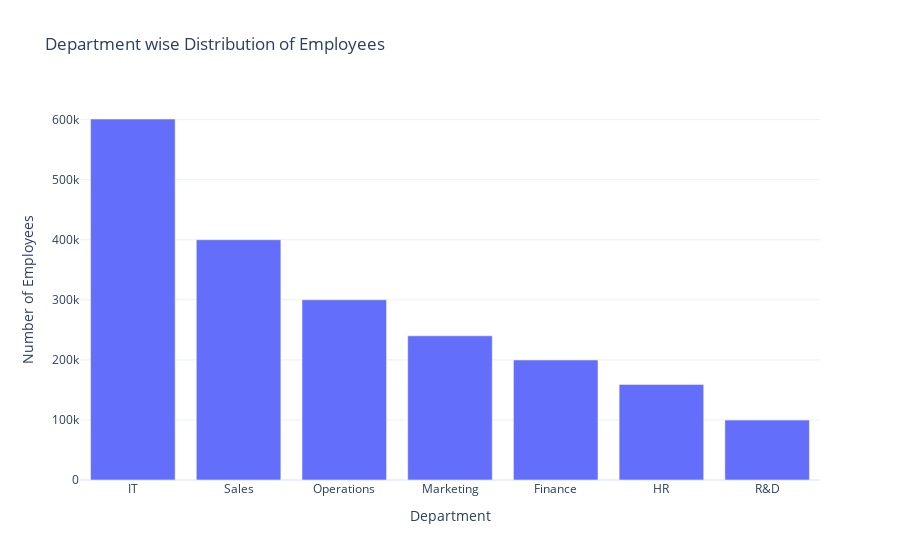

The notebook cell this image was saved under:
### Markdown cell above
**Q2: How many employees are in each department?**

### Code cell
emp_per_dept = df_hr["Department"].value_counts()

# Represting the info:
fig = px.bar(emp_per_dept,
            x = emp_per_dept.index,
            y = emp_per_dept.values,
            labels = {"x": "Department", "y": "Number of Employees"},
            title = "Department wise Distribution of Employees")

fig.show()

### Figure 1 — Plotly figure (JSON) as saved in the notebook; plotly's stock layout.template omitted (floating-point values rounded to 4 significant figures)
{"data": [{"alignmentgroup": "True", "hovertemplate": "Department=%{x}<br>Number of Employees=%{y}<extra></extra>", "legendgroup": "", "marker": {"color": "#636efa", "pattern": {"shape": ""}}, "name": "", "offsetgroup": "", "orientation": "v", "showlegend": false, "textposition": "auto", "type": "bar", "x": ["IT", "Sales", "Operations", "Marketing", "Finance", "HR", "R&D"], "xaxis": "x", "y": [601042, 400031, 300095, 240081, 199873, 159119, 99759], "yaxis": "y"}], "layout": {"barmode": "relative", "legend": {"tracegroupgap": 0}, "title": {"text": "Department wise Distribution of Employees"}, "xaxis": {"anchor": "y", "domain": [0, 1], "title": {"text": "Department"}}, "yaxis": {"anchor": "x", "domain": [0, 1], "title": {"text": "Number of Employees"}}}}
